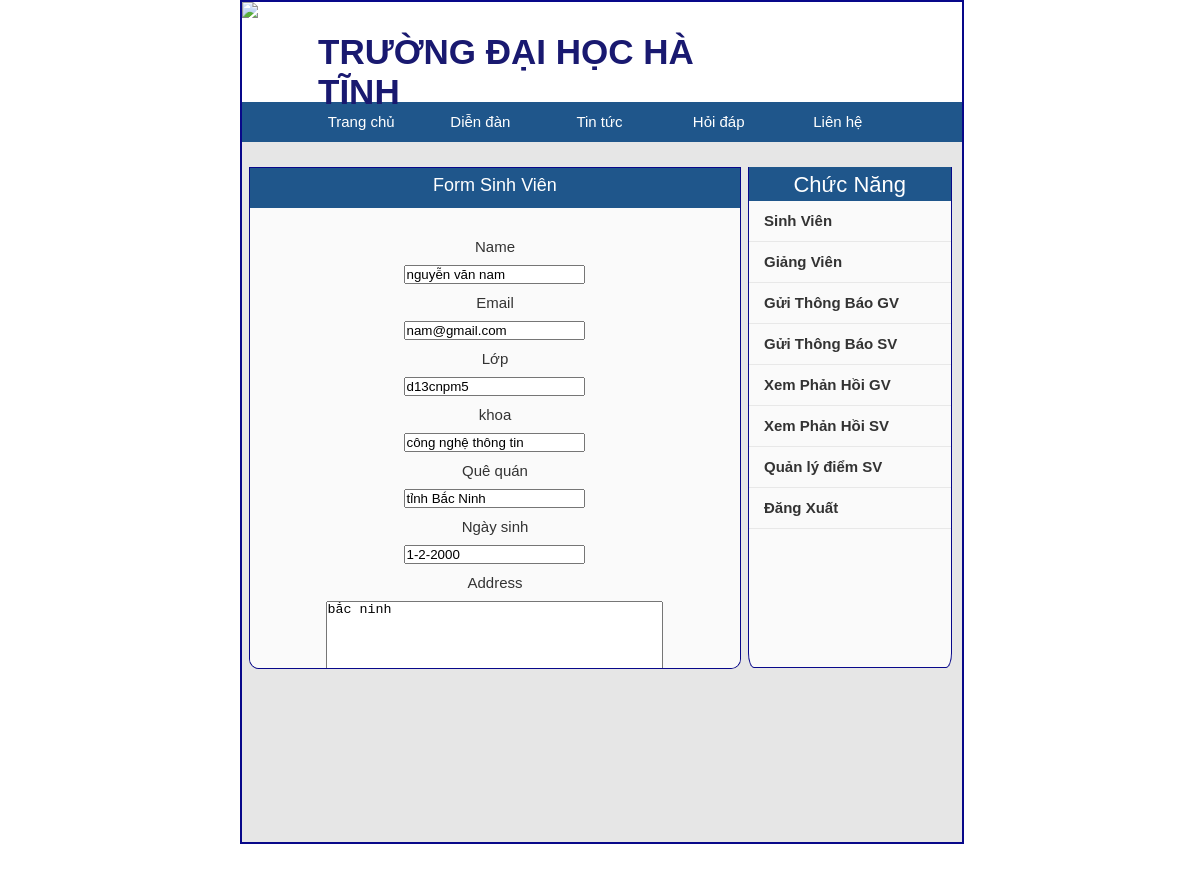
Screenshot of /update_stu/1 with the database file from the repository.
### management_app/models.py (models this page shows, shortened)
class Student(models.Model):
    id=models.AutoField(primary_key=True)
    name=models.CharField(max_length=255)
    lop=models.CharField(max_length=80)
    khoa=models.CharField(max_length=80)
    ngaysinh=models.CharField(max_length=30)
    email=models.CharField(max_length=255)
    address=models.TextField()
    gender=models.CharField(max_length=255)
    quequan=models.CharField(max_length=30)
    sdt=models.CharField(max_length=255)
    objects = models.Manager()

### management_app/views.py (the view)
# urls.py: path('update_stu/<int:pk>',views.Update_Student.as_view(),name='update_student'),
class Update_Student(UpdateView):
    model = Student
    fields = ['id','name','lop','khoa','ngaysinh','quequan','email','address','gender','sdt']
    success_url = reverse_lazy('student')

### management_app/templates/management_app/student_form.html (shortened to what this page needs)
<!DOCTYPE html>
<html>
<head>
</head>
<body>
	<div id=head>
		<div class="image">
			<img src="https://encrypted-tbn0.gstatic.com/images?q=tbn%3AANd9GcQe0c1APEhNJhpf1cB4hITUXZ-hLSYggqIy1w&usqp=CAU" width="100px" hight="100px">
		</div>
		<div class="head1">
			<p>TRƯỜNG ĐẠI HỌC HÀ TĨNH</p>
		</div>
	</div>
	<div id="menu">
  		<ul>
    		<li><a href="#">Trang chủ</a></li>
    		<li><a href="#">Diễn đàn</a></li>
    		<li><a href="#">Tin tức</a></li>
    	    <li><a href="#">Hỏi đáp</a></li>
    	    <li><a href="#">Liên hệ</a></li>
  		</ul>
	</div>
	<div id=body>
		<div class="left">
            <div class="left1">
                <p>Form Sinh Viên</p>
            </div>
            <center>
            <form method="post">
                <label for="">Name</label><br/>
                <li>{{ form.name }}</li>
                <label for="">Email</label><br/>
                <li>{{ form.email }}</li>
				<label for="">Lớp</label><br/>
                <li>{{ form.lop }}</li>
				<label for="">khoa</label><br/>
                <li>{{ form.khoa }}</li>
				<label for="">Quê quán</label><br/>
                <li>{{ form.quequan }}</li>
				<label for="">Ngày sinh</label><br/>
                <li>{{ form.ngaysinh }}</li>
                <label for="">Address</label>
                <li>{{ form.address}}</li>
            </form>
            </center>
		</div>
		<div class="right">
			<div class="right1">
				<p>Chức Năng</p>
			</div>
			<div id="menu1">
				<ul>
					<li><a href="{% url 'student' %}">Sinh Viên</a></li>
				    <li><a href="{% url 'staff' %}">Giảng Viên</a></li>
				    <li><a href="{% url 'noti_sta' %}">Gửi Thông Báo GV</a></li>
                    <li><a href="{% url 'noti_stu' %}">Gửi Thông Báo SV</a></li>
                    <li><a href="{% url 'feed_sta' %}">Xem Phản Hồi GV</a></li>
				    <li><a href="{% url 'feed_stu' %}">Xem Phản Hồi SV</a></li>
					<li><a href="{% url 'feed_stu' %}">Quản lý điểm SV</a></li>
                    <li><a href="{% url 'logout' %}">Đăng Xuất</a></li>
				</ul>
			</div>
		</div>
	</div>
</body>
</html>

### management_app/templates/management_app/student_form.html (style rules this page uses)
#head { background-color: #ffffff; width: 60%; height: 100px; margin-left: 20%; border-left: solid; border-right: solid; border-top: solid; border-width: 2px; border-color: #08088A; }
.image { width: 30%px; height: 100px; float: left; }
.head1 { width: 70%; height: 100px; float: left; }
.head1 p { font-size: 35px; margin-left: 60px; color: #191970; font-weight: bold; margin-top: 30px; }
#body { width: 60%; margin-left: 20%; height: 700px; background-color: #E6E6E6; border-left: solid; border-right: solid; border-bottom: solid; border-width: 2px; border-color: #08088A; }
.right { width: 28%; height: 500px; float: left; margin-left: 1%; margin-top: 25px; border-left: solid; border-right: solid; border-bottom: solid; border-width: 1px; border-color: #08088A; background-color: #FAFAFA; border-bottom-left-radius: 3%; border-bottom-right-radius: 3%; }
.right1 { width: 100%; height: 34px; background-color: #1F568B; }
.right1 p { font-size: 22px; text-align: center; color: white; padding: 5px 5px; }
.left { background-color: #FAFAFA; width: 68%; height: 500px; float: left; margin-top: 25px; margin-left: 1%; border-left: solid; border-right: solid; border-top: solid; border-bottom: solid; border-width: 1px; border-color: #08088A; border-bottom-left-radius: 2%; border-bottom-right-radius: 2%; overflow: auto; }
.left1 { background-color: #1F568B; width: 100%; height: 40px; }
#menu { width: 60%; height: 40px; margin-left: 20%; border-left: solid; border-right: solid; border-width: 2px; border-color: #08088A; background-color: #191970; }
* { margin: 0; padding: 0; }
body { font-family: sans-serif; color: #333; }
#menu ul { background: #1F568B; list-style-type: none; text-align: center; }
#menu li { color: #f1f1f1; display: inline-block; width: 120px; height: 40px; line-height: 40px; margin-left: -5px; }
#menu a { text-decoration: none; color: #fff; display: block; }
#menu li { position: relative; }
body { font-family: sans-serif; font-size: 15px; }
#menu1 li { width: auto; height: 40px; line-height: 40px; border-bottom: 1px solid #e8e8e8; padding: 0 1em; list-style: none; }
.left center { margin-top:30px; }
.left li { list-style:none; padding:10px; }
.left1 p { color:white; font-size:18px; text-align:center; padding:7px 8px; }
#menu1 li a { text-decoration: none; color: #333; font-weight: bold; display: block; }

### rows the page displays
Student: name "nguyễn văn nam", email "nam@gmail.com", lop "d13cnpm5", khoa "công nghệ thông tin", quequan "tỉnh Bắc Ninh", ngaysinh "1-2-2000", address "bắc ninh"
